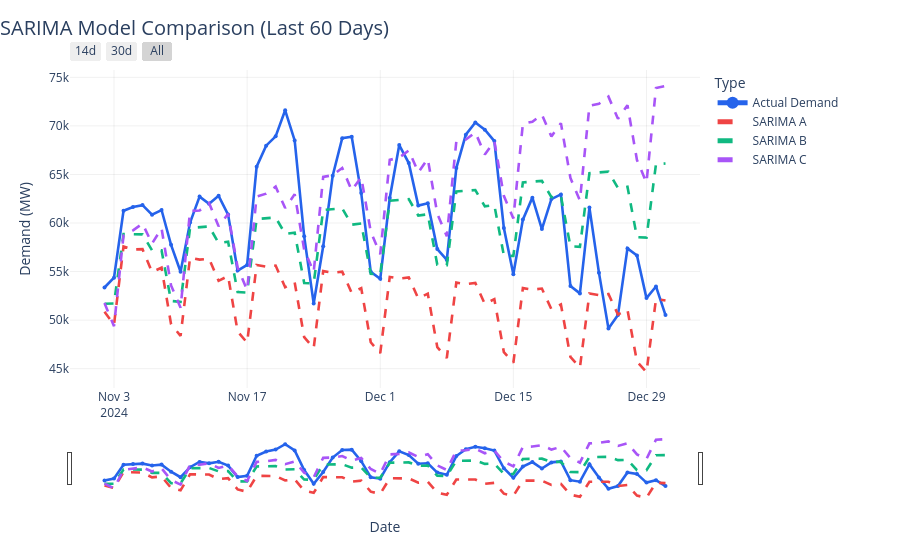

Notebook code for this chart:
### Code cell
import pandas as pd
import plotly.express as px

# -------- build plotting frame with short labels --------
plot_df = pd.DataFrame({"Date": test.index, "Actual Demand": test.values})

# Map each unique config string to SARIMA A/B/C…
unique_cfgs = [str(r["config"]) for r in results_list]
letters = "ABCDEFGHIJKLMNOPQRSTUVWXYZ"
cfg_to_short = {cfg: f"SARIMA {letters[i]}" for i, cfg in enumerate(unique_cfgs)}

# also keep full config for hover (as customdata)
for r in results_list:
    cfg_full = str(r["config"])
    short = cfg_to_short[cfg_full]
    plot_df[short] = r["predicted"].values

# long form for plotly
melt = plot_df.melt(id_vars="Date", var_name="Type", value_name="Demand (MW)")

# attach full-config per Type to use in hover (Actual has no config)
cfg_lookup = {"Actual Demand": "—"}
cfg_lookup.update(cfg_to_short)  # short -> full? We need reverse:
rev_short_to_full = {v: k for k, v in cfg_to_short.items()}
cfg_lookup.update(rev_short_to_full)

melt["Full Config"] = melt["Type"].map(cfg_lookup)

# order + color map
category_order = ["Actual Demand"] + [cfg_to_short[c] for c in unique_cfgs]
color_map = {"Actual Demand": "#2563EB"}  # blue
palette = ["#EF4444", "#10B981", "#A855F7", "#F59E0B", "#14B8A6", "#DC2626"]
for i, name in enumerate(category_order[1:]):
    color_map[name] = palette[i % len(palette)]

fig = px.line(
    melt, x="Date", y="Demand (MW)", color="Type",
    category_orders={"Type": category_order},
    color_discrete_map=color_map,
    title="SARIMA Model Comparison (Last 60 Days)",
    hover_data={"Full Config": True, "Type": True, "Demand (MW)": ":,.0f"}
)

# style traces
for tr in fig.data:
    tr.update(line=dict(width=2.6))
    if tr.name == "Actual Demand":
        tr.update(mode="lines+markers", marker=dict(size=4), line=dict(dash="solid"))
    else:
        tr.update(mode="lines", line=dict(dash="dash"))

# legend: vertical, RIGHT, outside
fig.update_layout(
    template="plotly_white",
    hovermode="x unified",
    legend=dict(
        orientation="v",
        yanchor="top", y=1,
        xanchor="left", x=1.02,          # push outside the plot area
        bgcolor="rgba(255,255,255,0)",
        bordercolor="rgba(0,0,0,0.1)",
        borderwidth=0,
        font=dict(size=12),
        itemsizing="constant"
    ),
    margin=dict(l=70, r=200, t=70, b=60),  # extra right margin for sidebar legend
    title=dict(x=0.0, xanchor="left", font=dict(size=20)),
    xaxis=dict(
        showgrid=True, gridcolor="rgba(0,0,0,0.06)",
        rangeselector=dict(
            buttons=[
                dict(count=14, label="14d", step="day", stepmode="backward"),
                dict(count=30, label="30d", step="day", stepmode="backward"),
                dict(step="all", label="All")
            ]
        ),
        rangeslider=dict(visible=True)
    ),
    yaxis=dict(showgrid=True, gridcolor="rgba(0,0,0,0.06)", title="Demand (MW)")
)

# hover text: show short name + full config neatly
fig.update_traces(
    hovertemplate="<b>%{fullData.name}</b><br>%{x|%b %d, %Y}<br>%{y:,.0f} MW"
                  "<br><span style='color:#666'>Config:</span> %{customdata[0]}<extra></extra>",
    customdata=melt[["Full Config"]].to_numpy()
)

fig.show()

# OPTIONAL saves
# fig.write_html("sarima_model_comparison_last60days.html")
# import plotly.io as pio  # pip install -U kaleido
# fig.write_image("sarima_model_comparison_last60days.png", scale=2)
